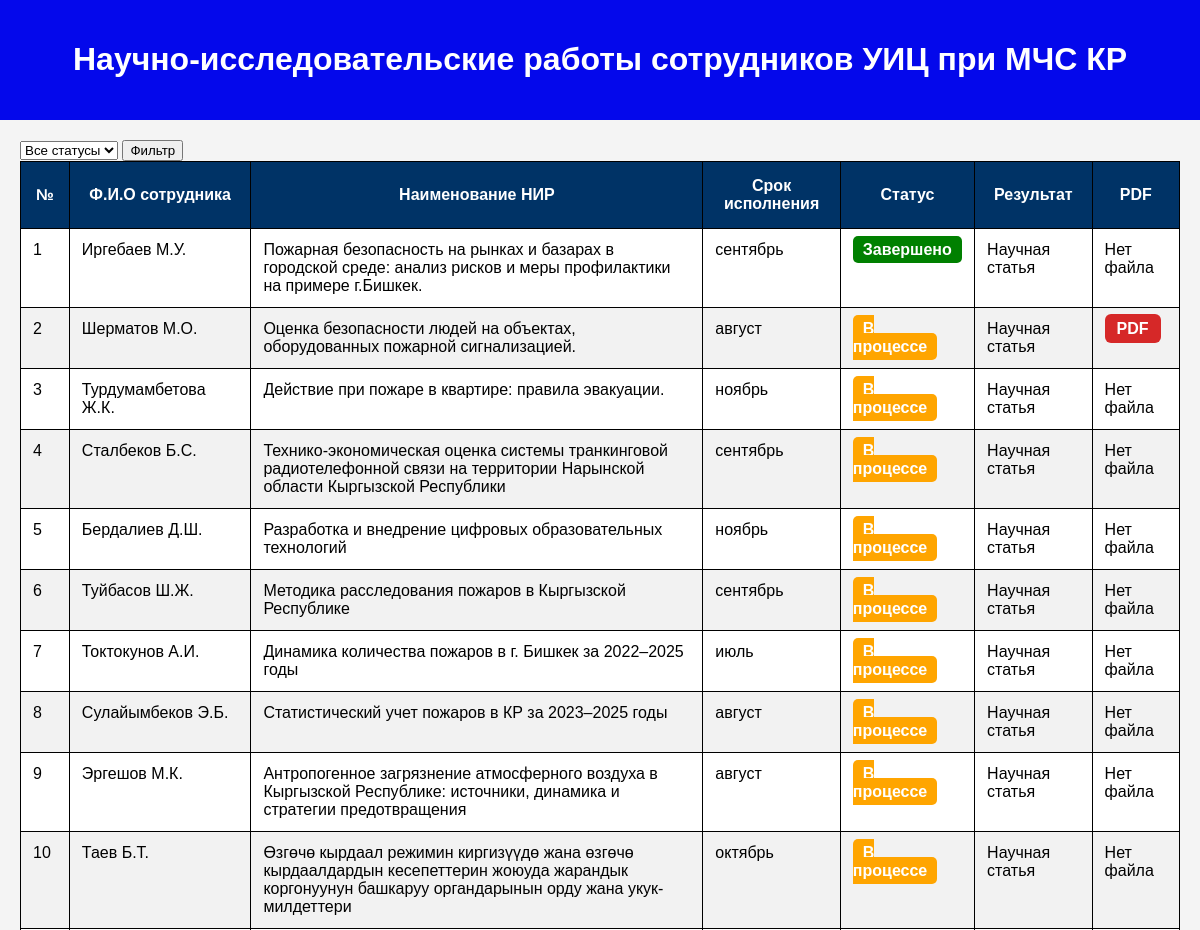
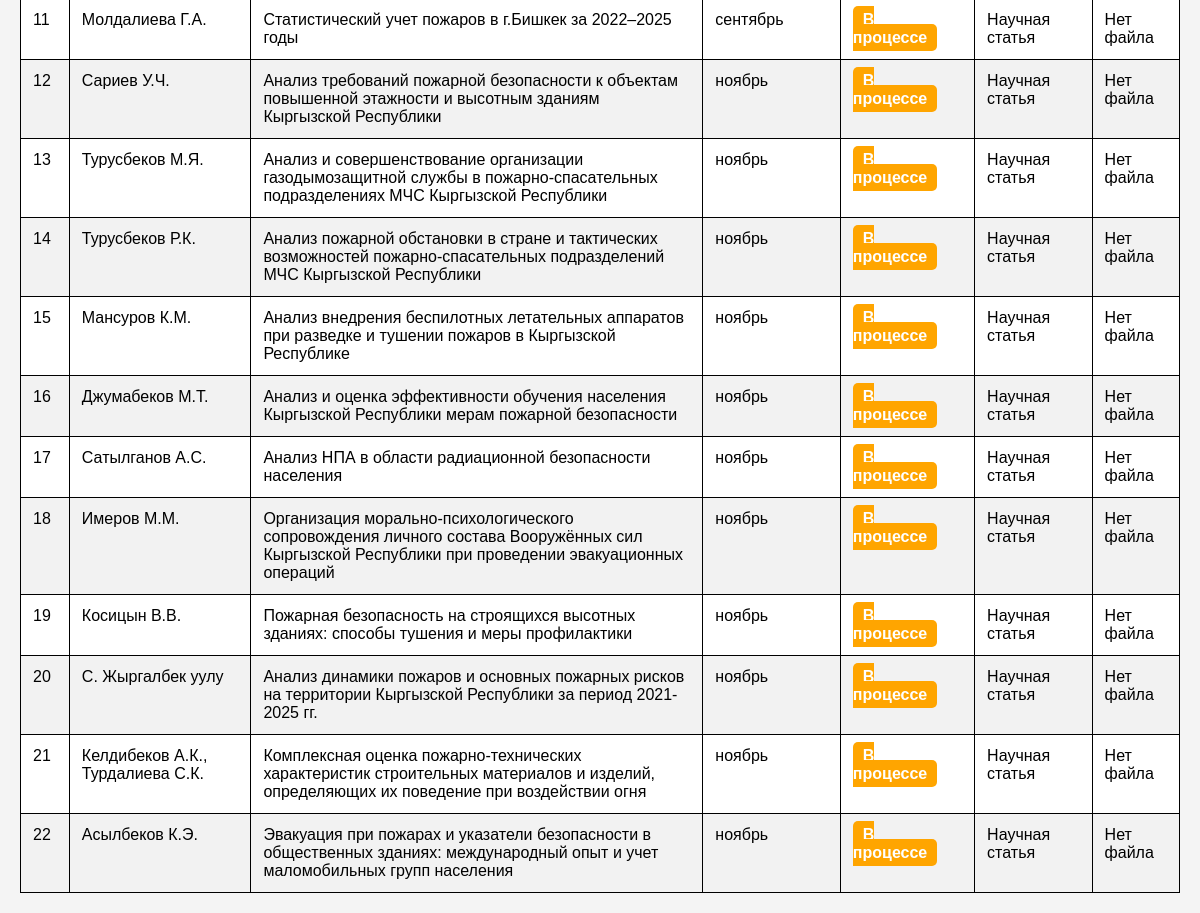
Screenshot of /research/ with the database file from the repository (2 pictures, top to bottom).
### research/models.py (models this page shows, shortened)
class ResearchWork(models.Model):
    employee = models.CharField(max_length=200)
    title = models.TextField()
    deadline = models.CharField(max_length=100)
    status = models.CharField(max_length=100)
    result = models.CharField(max_length=200)
    pdf_file = models.FileField(
        upload_to='research_pdfs/',
        blank=True,
        null=True
    )

### research/views.py (the view)
# urls.py: path('', research_list, name='research'),
def research_list(request):
    query = request.GET.get('q')
    status = request.GET.get('status')
    works = ResearchWork.objects.all()
    if query:
        works = works.filter(employee__icontains=query)
    if status:
        works = works.filter(status=status)
    return render(request, 'research/research.html', {
        'works': works
    })

### research/templates/research/research.html (shortened to what this page needs)
{% load static %}
<!DOCTYPE html>
<html lang="ru">
<head>
    <link rel="stylesheet" href="{% static 'main/css/style.css' %}">
</head>
<body>
<header>
    <h1>
        Научно-исследовательские работы сотрудников УИЦ при МЧС КР
    </h1>
</header>
<main>
    <form method="GET" class="search-form">
    <select name="status">
        <option value="">Все статусы</option>
    </select>
    <button type="submit">Фильтр</button>
</form>
<table class="research-table">
    <thead>
        <tr>
            <th>№</th>
            <th>Ф.И.О сотрудника</th>
            <th>Наименование НИР</th>
            <th>Срок исполнения</th>
            <th>Статус</th>
            <th>Результат</th>
            <th>PDF</th>
        </tr>
    </thead>
    <tbody>
    {% for work in works %}
    <tr>
        <td>{{ forloop.counter }}</td>
        <td>{{ work.employee }}</td>
        <td>{{ work.title }}</td>
        <td>{{ work.deadline }}</td>
        <td>
    {% if "Заверш" in work.status %}
        <span class="status-done">{{ work.status }}</span>
    {% else %}
        <span class="status-progress">{{ work.status }}</span>
    {% endif %}
</td>
        <td>{{ work.result }}</td>
        <td>
            {% if work.pdf_file %}
            <a href="{{ work.pdf_file.url }}" target="_blank" class="pdf-btn">
    PDF
</a>
            {% else %}
            Нет файла
            {% endif %}
        </td>
    </tr>
    {% endfor %}
</tbody>
</table>
</main>
</body>
</html>

### main/static/main/css/style.css (style rules this page uses)
body { margin: 0; font-family: Arial, sans-serif; background-color: #f4f4f4; }
header { background-color: #0408eb; color: white; padding: 20px; text-align: center; }

### rows the page displays
ResearchWork: employee "Иргебаев М.У.", title "Пожарная безопасность на рынках и базарах в городской среде: анализ рисков и меры профилактики на примере г.Бишкек.", deadline "сентябрь", status "Завершено", result "Научная статья", pdf_file "Нет файла"
ResearchWork: employee "Шерматов М.О.", title "Оценка безопасности людей на объектах, оборудованных пожарной сигнализацией.", deadline "август", status "В процессе", result "Научная статья"
ResearchWork: employee "Турдумамбетова Ж.К.", title "Действие при пожаре в квартире: правила эвакуации.", deadline "ноябрь", status "В процессе", result "Научная статья", shows "Нет файла"
ResearchWork: employee "Сталбеков Б.С.", title "Технико-экономическая оценка системы транкинговой радиотелефонной связи на территории Нарынской области Кыргызской Республики", deadline "сентябрь", status "В процессе", result "Научная статья", shows "Нет файла"
ResearchWork: employee "Бердалиев Д.Ш.", title "Разработка и внедрение цифровых образовательных технологий", deadline "ноябрь", status "В процессе", result "Научная статья", shows "Нет файла"
ResearchWork: employee "Туйбасов Ш.Ж.", title "Методика расследования пожаров в Кыргызской Республике", deadline "сентябрь", status "В процессе", result "Научная статья", shows "Нет файла"
ResearchWork: employee "Токтокунов А.И.", title "Динамика количества пожаров в г. Бишкек за 2022–2025 годы", deadline "июль", status "В процессе", result "Научная статья", shows "Нет файла"
ResearchWork: employee "Сулайымбеков Э.Б.", title "Статистический учет пожаров в КР за 2023–2025 годы", deadline "август", status "В процессе", result "Научная статья", shows "Нет файла"
ResearchWork: employee "Эргешов М.К.", title "Антропогенное загрязнение атмосферного воздуха в Кыргызской Республике: источники, динамика и стратегии предотвращения", deadline "август", status "В процессе", result "Научная статья", shows "Нет файла"
ResearchWork: employee "Таев Б.Т.", title "Өзгөчө кырдаал режимин киргизүүдө жана өзгөчө кырдаалдардын кесепеттерин жоюуда жарандык коргонуунун башкаруу органдарынын орду жана укук-милдеттери", deadline "октябрь", status "В процессе", result "Научная статья", shows "Нет файла"
ResearchWork: employee "Молдалиева Г.А.", title "Статистический учет пожаров в г.Бишкек за 2022–2025 годы", deadline "сентябрь", status "В процессе", result "Научная статья", shows "Нет файла"
ResearchWork: employee "Сариев У.Ч.", title "Анализ требований пожарной безопасности к объектам повышенной этажности и высотным зданиям Кыргызской Республики", deadline "ноябрь", status "В процессе", result "Научная статья", shows "Нет файла"
ResearchWork: employee "Турусбеков М.Я.", title "Анализ и совершенствование организации газодымозащитной службы в пожарно-спасательных подразделениях МЧС Кыргызской Республики", deadline "ноябрь", status "В процессе", result "Научная статья", shows "Нет файла"
ResearchWork: employee "Турусбеков Р.К.", title "Анализ пожарной обстановки в стране и тактических возможностей пожарно-спасательных подразделений МЧС Кыргызской Республики", deadline "ноябрь", status "В процессе", result "Научная статья", shows "Нет файла"
ResearchWork: employee "Мансуров К.М.", title "Анализ внедрения беспилотных летательных аппаратов при разведке и тушении пожаров в Кыргызской Республике", deadline "ноябрь", status "В процессе", result "Научная статья", shows "Нет файла"
ResearchWork: employee "Джумабеков М.Т.", title "Анализ и оценка эффективности обучения населения Кыргызской Республики мерам пожарной безопасности", deadline "ноябрь", status "В процессе", result "Научная статья", shows "Нет файла"
ResearchWork: employee "Сатылганов А.С.", title "Анализ НПА в области радиационной безопасности населения", deadline "ноябрь", status "В процессе", result "Научная статья", shows "Нет файла"
ResearchWork: employee "Имеров М.М.", title "Организация морально-психологического сопровождения личного состава Вооружённых сил Кыргызской Республики при проведении эвакуационных операций", deadline "ноябрь", status "В процессе", result "Научная статья", shows "Нет файла"
ResearchWork: employee "Косицын В.В.", title "Пожарная безопасность на строящихся высотных зданиях: способы тушения и меры профилактики", deadline "ноябрь", status "В процессе", result "Научная статья", shows "Нет файла"
ResearchWork: employee "С. Жыргалбек уулу", title "Анализ динамики пожаров и основных пожарных рисков на территории Кыргызской Республики за период 2021-2025 гг.", deadline "ноябрь", status "В процессе", result "Научная статья", shows "Нет файла"
ResearchWork: employee "Келдибеков А.К., Турдалиева С.К.", title "Комплексная оценка пожарно-технических характеристик строительных материалов и изделий, определяющих их поведение при воздействии огня", deadline "ноябрь", status "В процессе", result "Научная статья", shows "Нет файла"
ResearchWork: employee "Асылбеков К.Э.", title "Эвакуация при пожарах и указатели безопасности в общественных зданиях: международный опыт и учет маломобильных групп населения", deadline "ноябрь", status "В процессе", result "Научная статья", shows "Нет файла"
